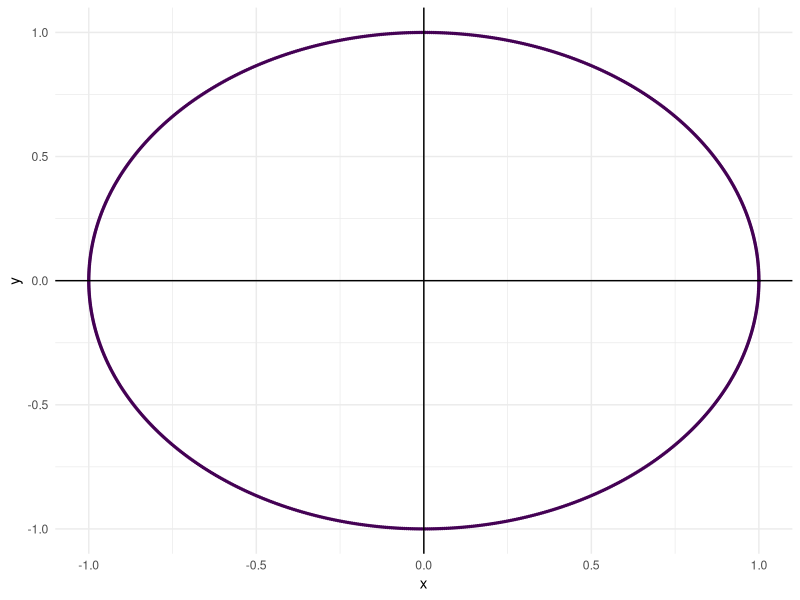
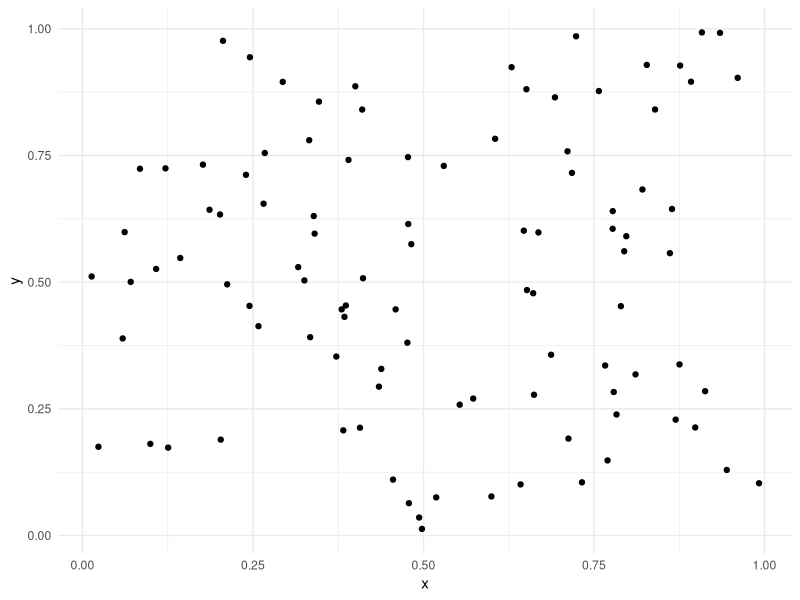
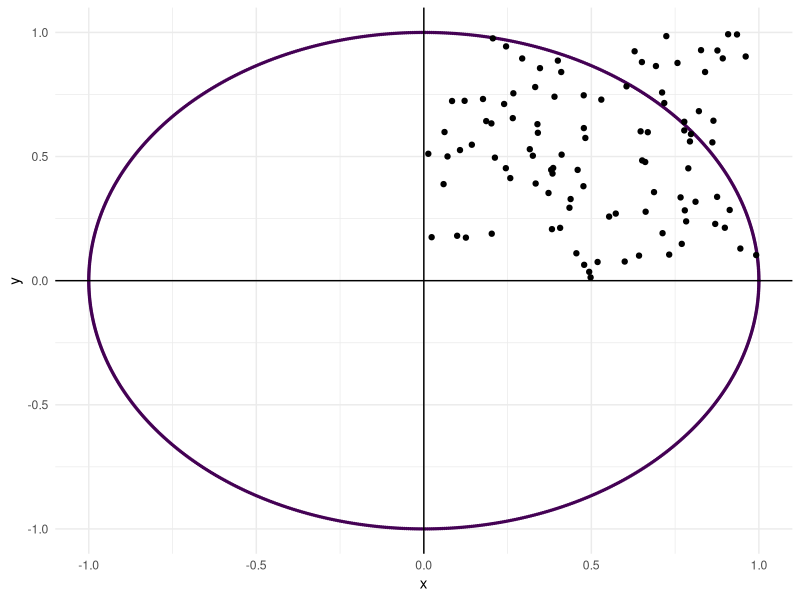
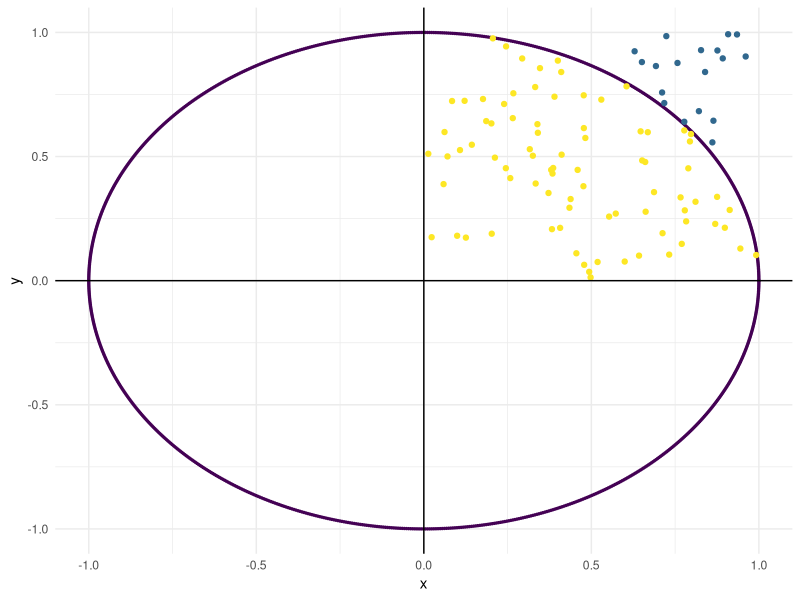
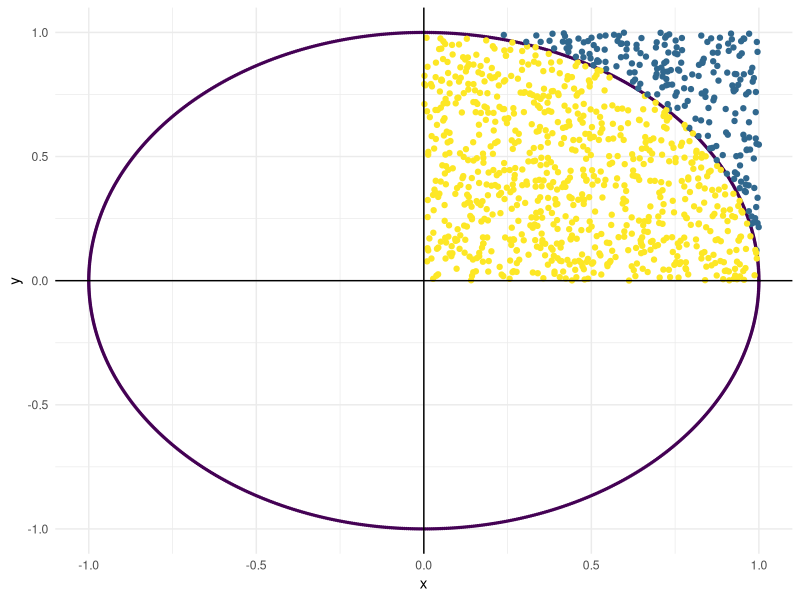

These figures' R source, in order: (Note: this script raises an error after producing the figures.)
## ---- chunk 1
# RMarkdown
knitr::opts_chunk$set(echo = FALSE,
                      warning = FALSE,
                      message = FALSE,
                      fig.align = "center",
                      fig.width = 8.09,
                      fig.height = 5)

# Packages
library(tidyverse)
library(scales)
library(ggforce)
## ---- chunk 2
circle_coords <- function(center = c(0, 0), radius = 1, n_points = 1000) {
    centre_angle <- seq(0, 2*pi, length.out = n_points)
    x_coord <- center[1] + radius * cos(centre_angle)
    y_coord <- center[2] + radius * sin(centre_angle)
    tibble(x = x_coord, y = y_coord)
}

r_1 <- circle_coords()

r_1 %>%
  ggplot(aes(x = x, y = y)) +
  geom_point(size = 0.5, col = "#440154FF") +
  geom_vline(aes(xintercept = 0)) +
  geom_hline(aes(yintercept = 0)) +
  theme_minimal()
## ---- chunk 3
set.seed(1)
random_xy <- tibble(x = runif(100), y = runif(100)) %>%
  mutate(o_dist = sqrt(x^2 + y^2),
         in_circle = if_else(o_dist <= 1, T, F))
## ---- chunk 4
random_xy %>%
  ggplot(aes(x = x, y = y)) +
  geom_point() +
  theme_minimal()
## ---- chunk 5
r_1 %>%
  ggplot(aes(x = x, y = y)) +
  geom_point(size = 0.5, col = "#440154FF") +
  geom_point(data = random_xy, aes(x = x, y = y)) +
  geom_vline(aes(xintercept = 0)) +
  geom_hline(aes(yintercept = 0)) +
  theme_minimal()
## ---- chunk 6
r_1 %>%
  ggplot(aes(x = x, y = y)) +
  geom_point(size = 0.5, col = "#440154FF") +
  geom_point(data = random_xy, aes(x = x, y = y, col = in_circle)) +
  geom_vline(aes(xintercept = 0)) +
  geom_hline(aes(yintercept = 0)) +
  scale_color_manual(guide = "none",
                     values = c("#31688EFF", "#FDE725FF")) +
  theme_minimal()
## ---- chunk 7
prop_inside <- mean(random_xy$in_circle)
pi_estimate <- 4*prop_inside
## ---- chunk 8
set.seed(1)
random_xy <- tibble(x = runif(1000), y = runif(1000)) %>%
  mutate(o_dist = sqrt(x^2 + y^2),
         in_circle = if_else(o_dist <= 1, T, F))

r_1 %>%
  ggplot(aes(x = x, y = y)) +
  geom_point(size = 0.5, col = "#440154FF") +
  geom_point(data = random_xy, aes(x = x, y = y, col = in_circle)) +
  geom_vline(aes(xintercept = 0)) +
  geom_hline(aes(yintercept = 0)) +
  scale_color_manual(guide = "none",
                     values = c("#31688EFF", "#FDE725FF")) +
  theme_minimal()
## ---- chunk 9
prop_inside <- mean(random_xy$in_circle)
pi_estimate <- 4*prop_inside
## ---- chunk 10
R_chimedes <- function(n_points) {
  # Generate random pair of coordinates between 0 and 1
  x <- runif(n_points)
  y <- runif(n_points)
  # For each pair find distance from the origin
  o_dist <- sqrt(x^2 + y^2)
  # If o_dist <= 1, then inside or on the circle
  in_or_out <- o_dist <= 1
  # Estimate pi
  4 * mean(in_or_out == TRUE)
}
## ---- chunk 11
set.seed(1)
estimates <- tibble(n_points = 10^(2:8),
                    attempt_1 = map_dbl(n_points, R_chimedes),
                    attempt_2 = map_dbl(n_points, R_chimedes),
                    attempt_3 = map_dbl(n_points, R_chimedes)) %>%
  pivot_longer(cols = -n_points, names_to = "Estimate") %>%
  mutate(pi_6dp = pi,
         archimedes_low = 3 + 10/71,
         archimedes_high = 3 + 10/70)
## ---- chunk 12
estimates %>%
  ggplot(aes(x = n_points, y = value)) +
  geom_ribbon(aes(ymin = archimedes_low, ymax = archimedes_high),
              fill = "#440154FF",
              alpha = 0.2) +
  geom_line(aes(y = pi_6dp), col = "#440154FF", lty = 2) +
  geom_point(aes(shape = Estimate, col = Estimate), size = 1.5) +
  scale_x_log10("No. of random points",
                breaks = 10^(2:8),
                labels = trans_format("log10", math_format(10^.x))) +
  scale_y_continuous("Value") +
  scale_color_manual(values = c("#31688EFF", "#35B779FF", "#FDE725FF")) +
  labs(caption = "The dashed purple line is pi to 6 dp.\nPurple band is Archimedes' range.") +
  theme_minimal() +
  theme(axis.title.y = element_text(angle = 0, vjust = 0.5))
## ---- chunk 13
estimates %>%
  ggplot(aes(x = n_points, y = value)) +
  geom_ribbon(aes(ymin = archimedes_low, ymax = archimedes_high),
              fill = "#440154FF",
              alpha = 0.2) +
  geom_line(aes(y = pi_6dp), col = "#440154FF", lty = 2) +
  geom_point(aes(shape = Estimate, col = Estimate), size = 1.5) +
  scale_x_log10("No. of random points",
                breaks = 10^(6:8),
                labels = trans_format("log10", math_format(10^.x)),
                limits = c(10^6, 10^8)) +
  scale_y_continuous("Value", limits = c(3.139, 3.145)) +
  scale_color_manual(values = c("#31688EFF", "#35B779FF", "#FDE725FF")) +
  labs(caption = "The dashed purple line is pi to 6 dp.\nPurple band is Archimedes' range.") +
  theme_minimal() +
  theme(axis.title.y = element_text(angle = 0, vjust = 0.5))
